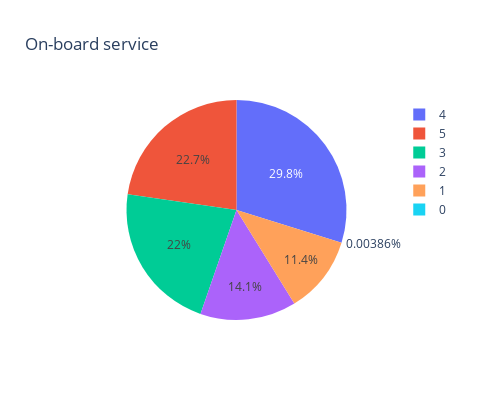

Notebook code for this chart:
### Markdown cell above
Berdasarkan data di atas, layanan inflight entertainment mendapat penilaian kepuasan pelanggan dengan skala 4 dari 5 paling banyak dari keseluruhan data penumpang sebesar 28.3%. Dari visualisasi jumlah rating untuk masing-masing class yang tertinggi terdapat di rating 4 yang dapat dikategorikan cukup baik untuk pelayanan ini untuk semua class.

### Code cell
df_onboard = df_merge_encoded['On-board service'].value_counts().reset_index().rename(columns={'count': 'Jumlah'})
plot = px.pie(df_onboard, values='Jumlah', names=df_onboard['On-board service'], title='On-board service', height=400, width=500)
plot.show()

### Figure 1 — Plotly figure (JSON) as saved in the notebook; plotly's stock layout.template omitted (floating-point values rounded to 4 significant figures)
{"data": [{"domain": {"x": [0, 1], "y": [0, 1]}, "hovertemplate": "On-board service=%{label}<br>Jumlah=%{value}<extra></extra>", "labels": [4, 5, 3, 2, 1, 0], "legendgroup": "", "name": "", "showlegend": true, "type": "pie", "values": [38587, 29407, 28460, 18290, 14738, 5]}], "layout": {"height": 400, "legend": {"tracegroupgap": 0}, "title": {"text": "On-board service"}, "width": 500}}
